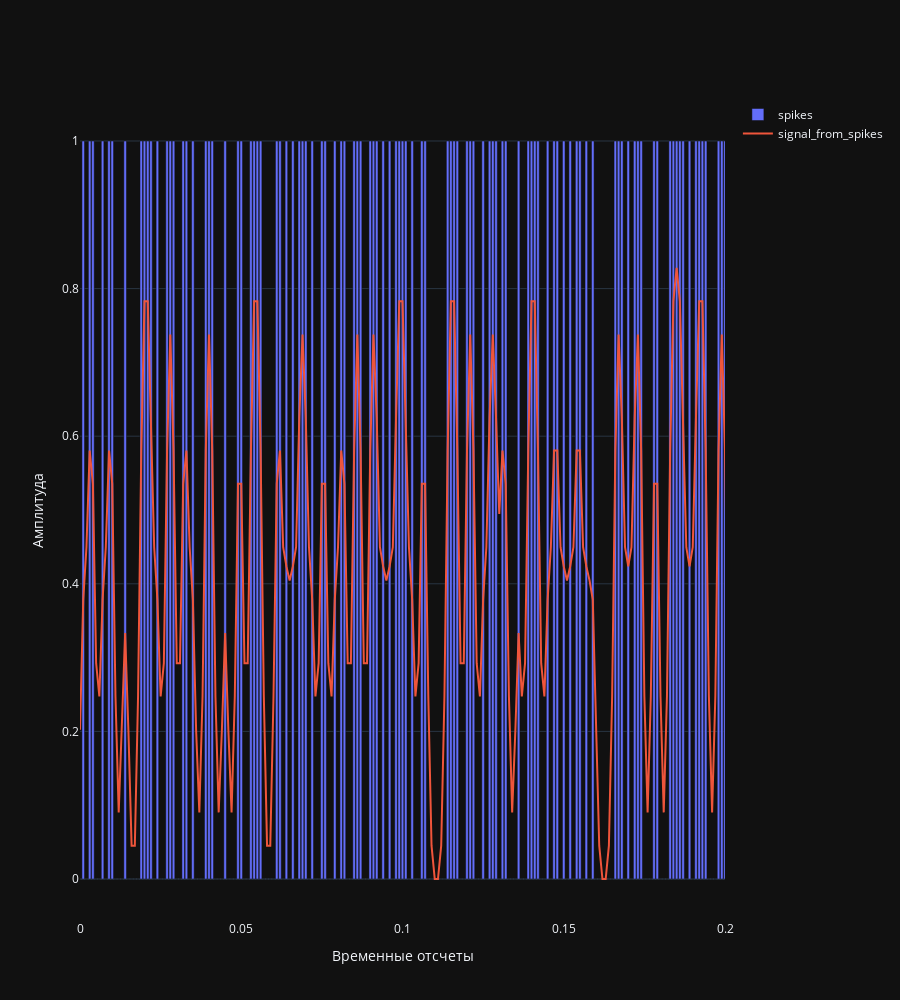

Write notebook code for a chart like this one.
### Code cell
fig = make_subplots(rows=1, cols=1)
fig.update_xaxes(range=[0, 0.2], col=1)
fig.add_trace(
    go.Bar(x=time_domain, y=spikes, name="spikes"),
    row=1, col=1
)
fig.add_trace(
    go.Scatter(x=time_domain, y=signal_from_spikes / 3, name="signal_from_spikes"),
    row=1, col=1
)
fig.update_layout(
    height=1000,
    xaxis_title="Временные отсчеты",
    yaxis_title="Амплитуда",
)
fig.show()

### Figure 1 — Plotly figure (JSON) as saved in the notebook; plotly's stock layout.template omitted (floating-point values rounded to 4 significant figures; data arrays with more than 128 entries replaced by an {"elided": "..."} marker saying what was removed)
{"data": [{"name": "spikes", "x": {"elided": "1000 float values"}, "y": {"elided": "1000 int values"}, "type": "bar", "xaxis": "x", "yaxis": "y"}, {"name": "signal_from_spikes", "x": {"elided": "1000 float values"}, "y": {"elided": "1000 float values"}, "type": "scatter", "xaxis": "x", "yaxis": "y"}], "layout": {"xaxis": {"anchor": "y", "domain": [0.0, 1.0], "range": [0, 0.2], "title": {"text": "Временные отсчеты"}}, "yaxis": {"anchor": "x", "domain": [0.0, 1.0], "title": {"text": "Амплитуда"}}, "height": 1000}}
